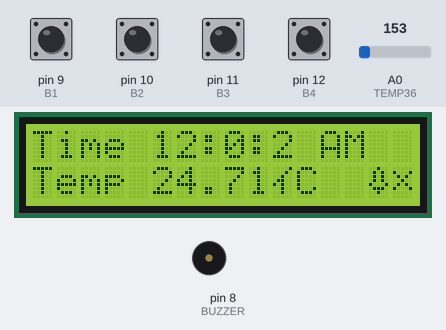
A sketch run on a simulated Arduino Uno, built with avr-gcc and run on an emulated ATmega328P. On the bench: 16×2 character LCD, buzzer (waves = sounding, pin HIGH). The test bench sets the inputs (shaded band); at power-on: pin 9 (B1), pin 10 (B2), pin 11 (B3), pin 12 (B4) HIGH, A0 (TEMP36) = 153.

Above: at 2.7 s.
2.8 s: pin 10 (B2) pulled LOW for 0.15 s
At 5.7 s:
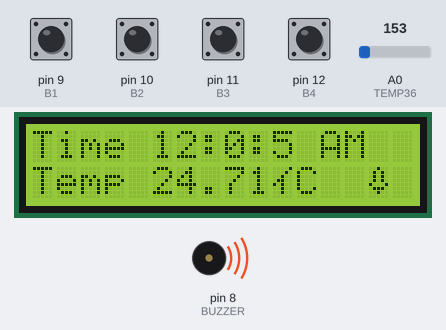
5.9 s: pin 9 (B1) pulled LOW for 1 s
At 7.3 s:
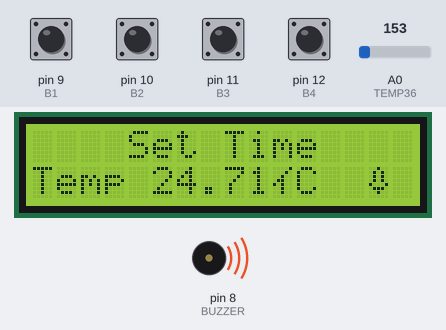
9.1 s: pin 11 (B3) pulled LOW for 1 s
At 10.5 s:
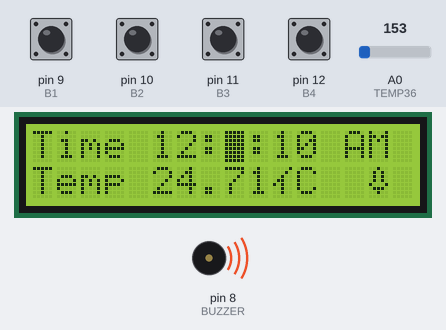
11.6 s: pin 9 (B1) pulled LOW for 1 s
At 13.8 s:
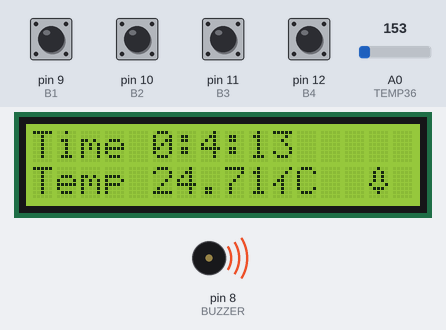
15.6 s: pin 12 (B4) pulled LOW for 0.15 s
At 16.8 s:
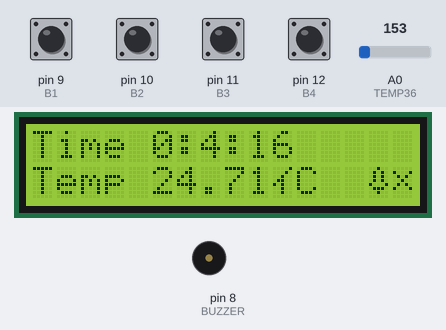
18.7 s: pin 11 (B3) pulled LOW for 0.15 s
At 19.4 s:
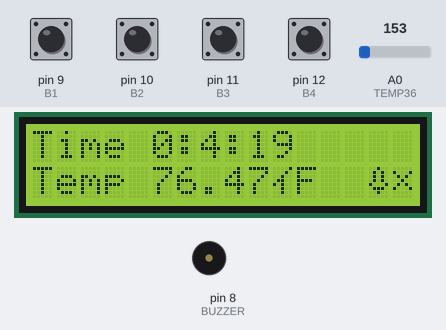
Timing chart, 0 to 21.7 s (numbered marks = the images above; inputs shaded):
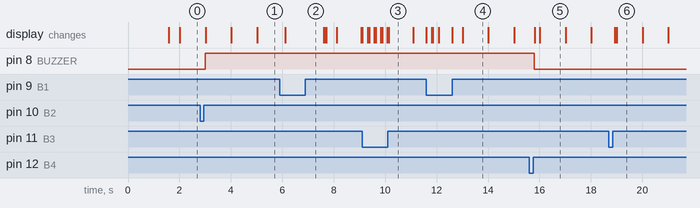

Measured:
- after the input at 2.8 s, pin 8 (BUZZER): LOW → HIGH after 0.21 s; the display: first changes after 0.23 s (image 1 shows a later state)
- after the input at 5.9 s, the display: changes after 0.21 s (image 2)
- after the input at 15.6 s, pin 8 (BUZZER): HIGH → LOW after 0.21 s; the display: first changes after 0.22 s (image 5 shows a later state)
- after the input at 18.7 s, the display: first changes after 0.23 s (image 6 shows a later state)
- what the display in image 3 shows lasts 1.0 s, from 10.1 s to 11.1 s

The sketch:

Final.ino
```cpp
// C++ code
//
#define B1		9
#define B2		10
#define B3		11
#define B4		12
#define BUZZER	8
#define TEMP36	A0
#define BUTTON_DELAY	200		// 200 ms
#define SNOOZE_TIME		300000 	// 5 min
#define HOLD_TIME		1	 	// 3 sec


#include<LiquidCrystal.h>

LiquidCrystal lcd(7,6,5,4,3,2);

volatile unsigned long second_int = 0;
int button_counter = 0;
int second = 0;
int minute = 0;
int hour = 0;
int actual_hour = 0;
int alarm_minute = 0;
int alarm_hour = 0;
int alarm_hour_ampm = 0;
bool alarm_on_off = false; 	// initially off
bool alarm_am_pm = false; 	// false = am; true pm
bool am_pm = false; 		// false = am; true pm
bool use_am_pm = true;
bool alarm_Snooze_st = false;
bool temp_c_f_status = false; // false -> degree celsius
unsigned long alarm_Snooze_time = 0;
unsigned long button_long_press_time = 0;

void time();
void alarmTime();
float temp(bool _c_f);
void display(bool _type);
void checkButton();
void checkAlarm();
void setTime();
void setAlarm();
void blink(int _index);

byte alarm[8]={B00100,B01010,B01010,B01010,B10001,B01110,B00100,B00000};
byte cross[8]={B00000,B10001,B01010,B00100,B01010,B10001,B00000,B00000};

void setup()
{
  TCCR1B = TCCR1A = TCCR1C = 0x00; // reset all TIMER1/COUNTER1 register
  TCCR1B = 1 << CS12;	// clkI/O/256 (From prescaler)
  TIMSK1 = 1 << 0;		// Overflow TIMER1 Interrupt Enable
  TCNT1 = 3036;			// (preload)65536-62500 = 3036; 62500 -> 1 sec
  pinMode(B1, INPUT_PULLUP);
  pinMode(B2, INPUT_PULLUP);
  pinMode(B3, INPUT_PULLUP);
  pinMode(B4, INPUT_PULLUP);
  pinMode(BUZZER, OUTPUT);

  lcd.createChar(0,alarm);
  lcd.createChar(1,cross);
  lcd.begin(16,2);
  lcd.print("  Alarm Clock!  "); // 15 char
  delay(1500);
}

void loop()
{
  delay(10); // Wait for 10 millisecond(s)
  time();
  display(false);
  checkButton();
  checkAlarm();
}


void checkAlarm(){
  if(alarm_on_off){
    if(alarm_hour == actual_hour){
      if(millis()-alarm_Snooze_time < SNOOZE_TIME  && alarm_Snooze_st){ // 5 min
        digitalWrite(BUZZER, LOW); 	// 	Deactivated
      }
      else if(minute >= alarm_minute){
        digitalWrite(BUZZER, HIGH); // 	Activated
      }
      else{
        digitalWrite(BUZZER, LOW); 	// 	Deactivated
      }
    }
  }
}

void checkButton(){
  if(!digitalRead(B1)){
    use_am_pm = !use_am_pm;
    button_long_press_time = second_int;
    delay(BUTTON_DELAY);
    while(!digitalRead(B1)){
      if(second_int - button_long_press_time >= HOLD_TIME){ // 3 sec
        use_am_pm = !use_am_pm;
        setTime();
        break;
      }
    }
  }
  else if(!digitalRead(B2)){
    alarm_on_off = !alarm_on_off;
    button_long_press_time = second_int;
    delay(BUTTON_DELAY);
    while(!digitalRead(B2)){
      if(second_int - button_long_press_time >= HOLD_TIME){ // 3 sec
        setAlarm();
        alarm_on_off = true;
        break;
      }
    }
  }
  else if(!digitalRead(B3)){
    temp_c_f_status = !temp_c_f_status;
    delay(BUTTON_DELAY);
  }
  else if(!digitalRead(B4)){
    alarm_Snooze_time = millis();
    alarm_Snooze_st = !alarm_Snooze_st;
    delay(BUTTON_DELAY);
  }
}

void setTime(){
  //Serial.println("Set min");
  lcd.setCursor(0,0);			//thisCol, thisRow
  lcd.print("    Set Time    "); 		// max 16
  delay(1500);
  button_counter = 1;
  display(false);
  int sec_count = 0;
  while(1){
    if(!digitalRead(B1)){
      button_counter ++;
      delay(BUTTON_DELAY);
      if(button_counter >= 3){
        break;
      }
    }
    else if(!digitalRead(B3)){
      if(button_counter == 1){
        second_int += 60;
        sec_count ++;
        if(sec_count == 60){
          sec_count = 0;
          second_int -= 3600;
        }
      }
      else if(button_counter == 2){
        second_int += 3600;
      }

      delay(BUTTON_DELAY);
    }

    time();
    display(false);
  }
}

void setAlarm(){
  alarmTime();
  lcd.setCursor(0,1);			//thisCol, thisRow
  lcd.print("   Set Alarm    "); 		// max 16
  delay(1500);
  button_counter = 1;
  display(true);
  while(1){
    if(!digitalRead(B2)){
      button_counter ++;
      delay(BUTTON_DELAY);
      if(button_counter >= 3){
        break;
      }
    }
    else if(!digitalRead(B3)){
      if(button_counter == 1){
        alarm_minute ++;
      }
      else if(button_counter == 2){
        alarm_hour ++;
      }
      delay(BUTTON_DELAY);
    }

    alarmTime();
    display(true);
  }
}

void alarmTime(){
  alarm_minute = alarm_minute % 60;
  alarm_hour = alarm_hour % 24;
  alarm_hour_ampm = alarm_hour;

  if(use_am_pm){
    if(alarm_hour_ampm >= 12){				// check AM/PM
      alarm_am_pm = true;				// pm
    }
    else{
      alarm_am_pm = false; 		    // am
    }

    if(alarm_hour_ampm > 12){				// 13 to 23, make it 1 to 11
      alarm_hour_ampm -= 12;
    }else if(alarm_hour_ampm == 0){	    // 24(0), make it 12
      alarm_hour_ampm = 12;
    }
  }
}


void display(bool _type){
  if(_type){					// alarm
    lcd.setCursor(0,1);			//thisCol, thisRow
    lcd.print("Alarm "); 		// max 6

	blink(2);
    lcd.print(alarm_hour_ampm); // max 2
    lcd.print(':');				// 1

	blink(1);
    lcd.print(alarm_minute);	// max 2
    if(use_am_pm){
      lcd.print(' ');			// 1
      lcd.print(alarm_am_pm ? "PM" : "AM"); // max 2
    }

    lcd.print("     ");	// 5
  }
  else{						// time
    lcd.setCursor(0,0);		//thisCol, thisRow
    lcd.print("Time "); 	// max 5

	blink(2);
    lcd.print(hour); 		// max 2
    lcd.print(':'); 		// 1

	blink(1);
    lcd.print(minute); 	// max 2
    lcd.print(':');		// 1
    lcd.print(second);	// max 2
    if(use_am_pm){
      lcd.print(' ');	// 1
      lcd.print(am_pm ? "PM" : "AM");	// max 2
    }

    lcd.print("     ");		// 5
    lcd.setCursor(0,1);		//thisCol, thisRow
    lcd.print("Temp ");		// 5
    lcd.print(temp(temp_c_f_status)); 		// max 6, min 4
    lcd.print((char)178); 	// 1
    lcd.print(temp_c_f_status ? 'F' : 'C'); // 1
    lcd.print(' ');			// 1

    lcd.setCursor(14,1);	// thisCol, thisRow
    lcd.write(byte(0)); 	// alarm
    if(!alarm_on_off || alarm_Snooze_st){
      lcd.write(byte(1)); 	// cross
    }
    lcd.print("  ");		// 2
  }
}

void blink(int _index){
  if(button_counter == _index){
    lcd.blink();
    delay(50);
    lcd.noBlink();
  }
}

void time(){
  second = second_int % 60;
  minute = second_int/60;
  hour = minute/60;
  minute = minute % 60;
  hour = hour % 24;
  actual_hour = hour;
  if(use_am_pm){
    if(hour >= 12){				// check AM/PM
      am_pm = true;				// pm
    }
    else{
      am_pm = false; 		    // am
    }

    if(hour > 12){				// 13 to 23, make it 1 to 11
      hour -= 12;
    }else if(hour == 0){	    // 24(0), make it 12
      hour = 12;
    }
  }
}

float temp(bool _c_f){
  float _temp = analogRead(TEMP36);   //read the analog sensor and store it
  _temp = _temp / 1024;   			  //find percentage of input reading
  _temp = _temp * 5.0;                //multiply by 5V to get voltage
  _temp = _temp - 0.5;                //Subtract the offset
  _temp = _temp * 100;                //Convert to degrees
  if(_c_f){
    _temp = (_temp * (9.0/5.0)) + 32.0;
  }
  return _temp;
}

ISR(TIMER1_OVF_vect){
  TCNT1 = 3036;			// (preload)65536-62500 = 3036; 62500 -> 1 sec
  second_int ++;
}
```
